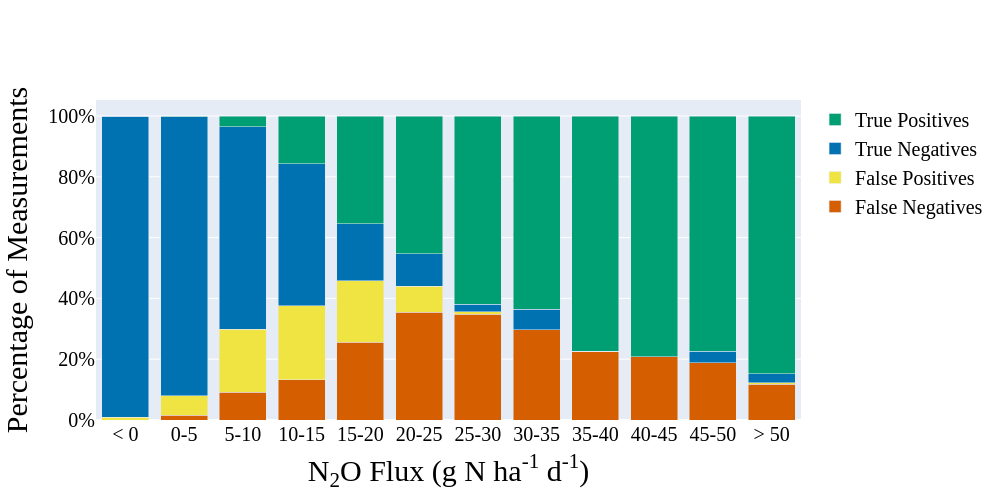

Here is the notebook cell this chart was saved with:
### Code cell
import plotly.express as px
import plotly.graph_objects as go
from plotly.subplots import make_subplots
# Create the same figure as above, but only for the XGB model using true classifications
error_df = pd.read_csv("error_df-YEAR_Separated.csv")
bins_list = error_df[error_df['Classification'] == 'MCD']['Bin'].tolist()
tp_list = error_df[error_df['Classification'] == 'MCD']['TP'].tolist()
fp_list = error_df[error_df['Classification'] == 'MCD']['FP'].tolist()
tn_list = error_df[error_df['Classification'] == 'MCD']['TN'].tolist()
fn_list = error_df[error_df['Classification'] == 'MCD']['FN'].tolist()

fig = make_subplots(rows=1, cols=1)
# Set figure size
fig.update_layout(width=1000, height=500)

fig.add_bar(x=bins_list, y=fn_list, name='False Negatives', row=1, col=1, marker=dict(color='#d55e00'))
fig.add_bar(x=bins_list, y=fp_list, name='False Positives', row=1, col=1, marker=dict(color='#f0e442'))
fig.add_bar(x=bins_list, y=tn_list, name='True Negatives', row=1, col=1, marker=dict(color='#0072b2'))
fig.add_bar(x=bins_list, y=tp_list, name='True Positives', row=1, col=1, marker=dict(color='#009e73'))
fig.update_layout(barmode='stack', title_text='', )
# Set the subplot
fig.update_xaxes(title_text='N<sub>2</sub>O Flux (g N ha<sup>-1</sup> d<sup>-1</sup>)', row=1, col=1)
#fig.update_yaxes(title_text='Percentage', row=1, col=1)
# Set y tick labels manually
fig.update_yaxes(tickvals=[0,0.2,0.4, 0.6, 0.8, 1.0], row=1, col=1)
# Set Y axis tick labels to percents
fig.update_yaxes(tickformat=".0%", row=1, col=1)

# Set x tick labels manually
x_labels = ['< 0', '0-5', '5-10', '10-15', '15-20', '20-25', '25-30', '30-35', '35-40', '40-45', '45-50', '> 50']
fig.update_xaxes(tickvals = [-2.5, 2.5, 7.5, 12.5, 17.5, 22.5, 27.5, 32.5, 37.5, 42.5, 47.5, 52.5], ticktext=x_labels, row=1, col=1)
# Set all font to my_font
fig.update_layout(
    font_family="Times New Roman",
    font=dict(family="Times New Roman"),
    font_color="black",
    title_font_family="Times New Roman",
    legend_title_font_color="black",
    legend_font_size=20,
    xaxis_tickfont_size=20,
    yaxis_tickfont_size=20,
    xaxis_title_font_size=30,
    yaxis_title_font_size=30
)
# Set y axis title
fig.update_yaxes(title_text='Percentage of Measurements', row=1, col=1)

# Set all plotly font to Liberation Serif
fig.update_layout(
    font_family="Times New Roman",
)

# Set figure style
fig.update_layout(
    font_family="Liberation Serif",
    title_font_family="Liberation Serif",
)

fig.show()
# Save plotly figure as svg
fig.write_image("error_types_by_flux_bin-YEAR_Separated.svg", format='svg', width=1000, height=500, scale=2)

### Figure 1 — Plotly figure (JSON) as saved in the notebook; plotly's stock layout.template omitted (floating-point values rounded to 4 significant figures)
{"data": [{"marker": {"color": "#d55e00"}, "name": "False Negatives", "type": "bar", "x": [7.5, 12.5, 17.5, 22.5, 32.5, 47.5, 2.5, -2.5, 37.5, 52.5, 27.5, 42.5], "xaxis": "x", "y": [0.09154, 0.1316, 0.2556, 0.3546, 0.2973, 0.1887, 0.0154, 0, 0.2258, 0.1183, 0.3475, 0.2083], "yaxis": "y"}, {"marker": {"color": "#f0e442"}, "name": "False Positives", "type": "bar", "x": [7.5, 12.5, 17.5, 22.5, 32.5, 47.5, 2.5, -2.5, 37.5, 52.5, 27.5, 42.5], "xaxis": "x", "y": [0.207, 0.2436, 0.2018, 0.08511, 0, 0, 0.06366, 0.009852, 0, 0.004464, 0.008475, 0], "yaxis": "y"}, {"marker": {"color": "#0072b2"}, "name": "True Negatives", "type": "bar", "x": [7.5, 12.5, 17.5, 22.5, 32.5, 47.5, 2.5, -2.5, 37.5, 52.5, 27.5, 42.5], "xaxis": "x", "y": [0.6657, 0.4676, 0.1883, 0.1064, 0.06757, 0.03774, 0.9192, 0.9901, 0, 0.02902, 0.02542, 0], "yaxis": "y"}, {"marker": {"color": "#009e73"}, "name": "True Positives", "type": "bar", "x": [7.5, 12.5, 17.5, 22.5, 32.5, 47.5, 2.5, -2.5, 37.5, 52.5, 27.5, 42.5], "xaxis": "x", "y": [0.03582, 0.1572, 0.3543, 0.4539, 0.6351, 0.7736, 0.001711, 0, 0.7742, 0.8482, 0.6186, 0.7917], "yaxis": "y"}], "layout": {"barmode": "stack", "font": {"color": "black", "family": "Liberation Serif"}, "height": 500, "legend": {"font": {"size": 20}, "title": {"font": {"color": "black"}}}, "title": {"font": {"family": "Liberation Serif"}, "text": ""}, "width": 1000, "xaxis": {"anchor": "y", "domain": [0, 1], "tickfont": {"size": 20}, "ticktext": ["< 0", "0-5", "5-10", "10-15", "15-20", "20-25", "25-30", "30-35", "35-40", "40-45", "45-50", "> 50"], "tickvals": [-2.5, 2.5, 7.5, 12.5, 17.5, 22.5, 27.5, 32.5, 37.5, 42.5, 47.5, 52.5], "title": {"font": {"size": 30}, "text": "N<sub>2</sub>O Flux (g N ha<sup>-1</sup> d<sup>-1</sup>)"}}, "yaxis": {"anchor": "x", "domain": [0, 1], "tickfont": {"size": 20}, "tickformat": ".0%", "tickvals": [0, 0.2, 0.4, 0.6, 0.8, 1], "title": {"font": {"size": 30}, "text": "Percentage of Measurements"}}}}
